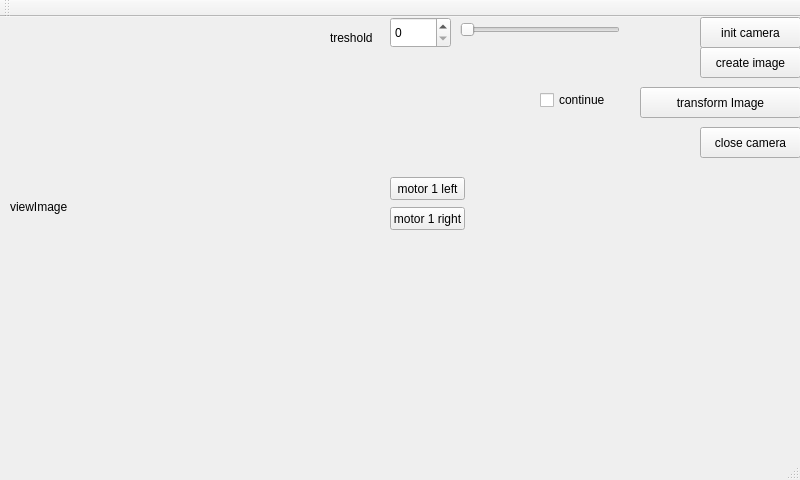
<?xml version="1.0" encoding="UTF-8"?>
<ui version="4.0">
 <class>gui</class>
 <widget class="QMainWindow" name="gui">
  <property name="geometry">
   <rect>
    <x>0</x>
    <y>0</y>
    <width>800</width>
    <height>480</height>
   </rect>
  </property>
  <property name="windowTitle">
   <string>micamera</string>
  </property>
  <widget class="QWidget" name="centralWidget">
   <widget class="QPushButton" name="initCamera">
    <property name="geometry">
     <rect>
      <x>700</x>
      <y>0</y>
      <width>101</width>
      <height>31</height>
     </rect>
    </property>
    <property name="text">
     <string>init camera</string>
    </property>
   </widget>
   <widget class="QLabel" name="viewImage">
    <property name="geometry">
     <rect>
      <x>10</x>
      <y>10</y>
      <width>360</width>
      <height>360</height>
     </rect>
    </property>
    <property name="text">
     <string>viewImage</string>
    </property>
   </widget>
   <widget class="QPushButton" name="create_photo">
    <property name="geometry">
     <rect>
      <x>700</x>
      <y>30</y>
      <width>101</width>
      <height>31</height>
     </rect>
    </property>
    <property name="text">
     <string>create image</string>
    </property>
   </widget>
   <widget class="QPushButton" name="closeCamera">
    <property name="geometry">
     <rect>
      <x>700</x>
      <y>110</y>
      <width>101</width>
      <height>31</height>
     </rect>
    </property>
    <property name="text">
     <string>close camera</string>
    </property>
   </widget>
   <widget class="QPushButton" name="transformImage">
    <property name="geometry">
     <rect>
      <x>640</x>
      <y>70</y>
      <width>161</width>
      <height>31</height>
     </rect>
    </property>
    <property name="text">
     <string>transform Image</string>
    </property>
   </widget>
   <widget class="QLabel" name="label_text">
    <property name="geometry">
     <rect>
      <x>330</x>
      <y>10</y>
      <width>68</width>
      <height>21</height>
     </rect>
    </property>
    <property name="text">
     <string>treshold</string>
    </property>
   </widget>
   <widget class="QSpinBox" name="spinBox_treshold">
    <property name="geometry">
     <rect>
      <x>390</x>
      <y>0</y>
      <width>61</width>
      <height>31</height>
     </rect>
    </property>
    <property name="maximum">
     <number>255</number>
    </property>
   </widget>
   <widget class="QSlider" name="horizontalSlider">
    <property name="geometry">
     <rect>
      <x>460</x>
      <y>0</y>
      <width>160</width>
      <height>26</height>
     </rect>
    </property>
    <property name="maximum">
     <number>255</number>
    </property>
    <property name="orientation">
     <enum>Qt::Horizontal</enum>
    </property>
   </widget>
   <widget class="QCheckBox" name="checkBox_continue">
    <property name="geometry">
     <rect>
      <x>540</x>
      <y>70</y>
      <width>99</width>
      <height>26</height>
     </rect>
    </property>
    <property name="text">
     <string>continue</string>
    </property>
   </widget>
   <widget class="QPushButton" name="pushButton_m1l">
    <property name="geometry">
     <rect>
      <x>390</x>
      <y>160</y>
      <width>75</width>
      <height>23</height>
     </rect>
    </property>
    <property name="text">
     <string>motor 1 left</string>
    </property>
   </widget>
   <widget class="QPushButton" name="pushButton_m1r">
    <property name="geometry">
     <rect>
      <x>390</x>
      <y>190</y>
      <width>75</width>
      <height>23</height>
     </rect>
    </property>
    <property name="text">
     <string>motor 1 right</string>
    </property>
   </widget>
  </widget>
  <widget class="QMenuBar" name="menuBar">
   <property name="geometry">
    <rect>
     <x>0</x>
     <y>0</y>
     <width>800</width>
     <height>18</height>
    </rect>
   </property>
  </widget>
  <widget class="QToolBar" name="mainToolBar">
   <attribute name="toolBarArea">
    <enum>TopToolBarArea</enum>
   </attribute>
   <attribute name="toolBarBreak">
    <bool>false</bool>
   </attribute>
  </widget>
  <widget class="QStatusBar" name="statusBar"/>
 </widget>
 <layoutdefault spacing="6" margin="11"/>
 <resources/>
 <connections/>
</ui>
